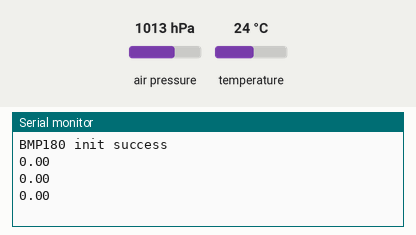
This sketch was run on a simulated Arduino Uno, built with avr-gcc and run on an emulated ATmega328P. On the bench: the last lines printed to the serial monitor. The inputs (shaded band) are chosen by the test bench; at power-on: air pressure 1013 hPa, temperature 24 °C.

Above: at 1.2 s.
1.3 s: air pressure set to 952 hPa
At 1.33 s:
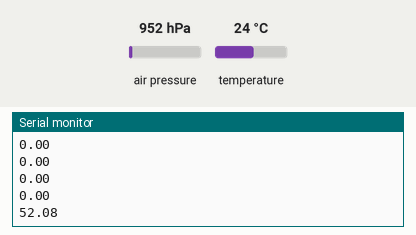
2.8 s: air pressure set to 975 hPa
At 2.8 s:
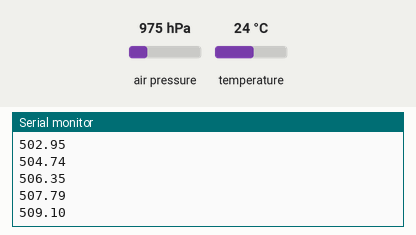
Timing chart, 0 to 5.8 s (numbered marks = the images above; inputs shaded):
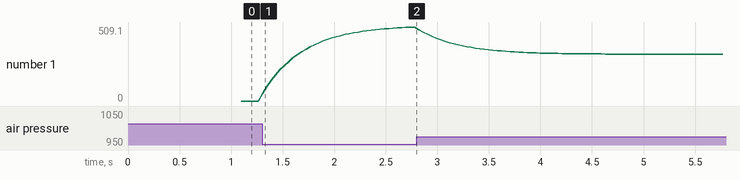

Measured:
- after the input at 1.3 s, the serial monitor: prints a new line at once (image 1)
- plotted number 1: 0 → 509.1 after the input at 1.3 s

The sketch:

BMP180_altitude_example.ino
```cpp
// (licence header left out)
// Your sketch must #include this library, and the Wire library.
// (Wire is a standard library included with Arduino.):

#include <SFE_BMP180.h>
#include <Wire.h>

// You will need to create an SFE_BMP180 object, here called "pressure":

SFE_BMP180 pressure;

double baseline; // baseline pressure
double alt = 0.0;
int count = 0;

#define alpha 0.9

void setup()
{
  Serial.begin(38400);
  //Serial.println("REBOOT");

  // Initialize the sensor (it is important to get calibration values stored on the device).

  if (pressure.begin())
    Serial.println("BMP180 init success");
  else
  {
    // Oops, something went wrong, this is usually a connection problem,
    // see the comments at the top of this sketch for the proper connections.

    Serial.println("BMP180 init fail (disconnected?)\n\n");
    while(1); // Pause forever.
  }

  // Get the baseline pressure:

  baseline = getPressure();

  //Serial.print("baseline pressure: ");
  //Serial.print(baseline);
  //Serial.println(" mb");
}

void loop()
{
  double a,P;

  // Get a new pressure reading:

  P = getPressure();

  // Show the relative altitude difference between
  // the new reading and the baseline reading:

  a = pressure.altitude(P,baseline);

  alt = (alpha) * alt + (1 - alpha) * a;

  count += 1;
  if (count <= 500 && count > 25){
      Serial.println(alt);
  }
  /*
  Serial.print("relative altitude: ");
  if (a >= 0.0) Serial.print(" "); // add a space for positive numbers
  Serial.print(a,1);
  Serial.print(" meters, ");
  if (a >= 0.0) Serial.print(" "); // add a space for positive numbers
  Serial.print(a*3.28084,0);
  Serial.println(" feet");
  */

  delay(10);
}


double getPressure()
{
  char status;
  double T,P,p0,a;

  // You must first get a temperature measurement to perform a pressure reading.

  // Start a temperature measurement:
  // If request is successful, the number of ms to wait is returned.
  // If request is unsuccessful, 0 is returned.

  status = pressure.startTemperature();
  if (status != 0)
  {
    // Wait for the measurement to complete:

    delay(status);

    // Retrieve the completed temperature measurement:
    // Note that the measurement is stored in the variable T.
    // Use '&T' to provide the address of T to the function.
    // Function returns 1 if successful, 0 if failure.

    status = pressure.getTemperature(T);
    if (status != 0)
    {
      // Start a pressure measurement:
      // The parameter is the oversampling setting, from 0 to 3 (highest res, longest wait).
      // If request is successful, the number of ms to wait is returned.
      // If request is unsuccessful, 0 is returned.

      status = pressure.startPressure(3);
      if (status != 0)
      {
        // Wait for the measurement to complete:
        delay(status);

        // Retrieve the completed pressure measurement:
        // Note that the measurement is stored in the variable P.
        // Use '&P' to provide the address of P.
        // Note also that the function requires the previous temperature measurement (T).
        // (If temperature is stable, you can do one temperature measurement for a number of pressure measurements.)
        // Function returns 1 if successful, 0 if failure.

        status = pressure.getPressure(P,T);
        if (status != 0)
        {
          return(P);
        }
        else Serial.println("error retrieving pressure measurement\n");
      }
      else Serial.println("error starting pressure measurement\n");
    }
    else Serial.println("error retrieving temperature measurement\n");
  }
  else Serial.println("error starting temperature measurement\n");
}
```
